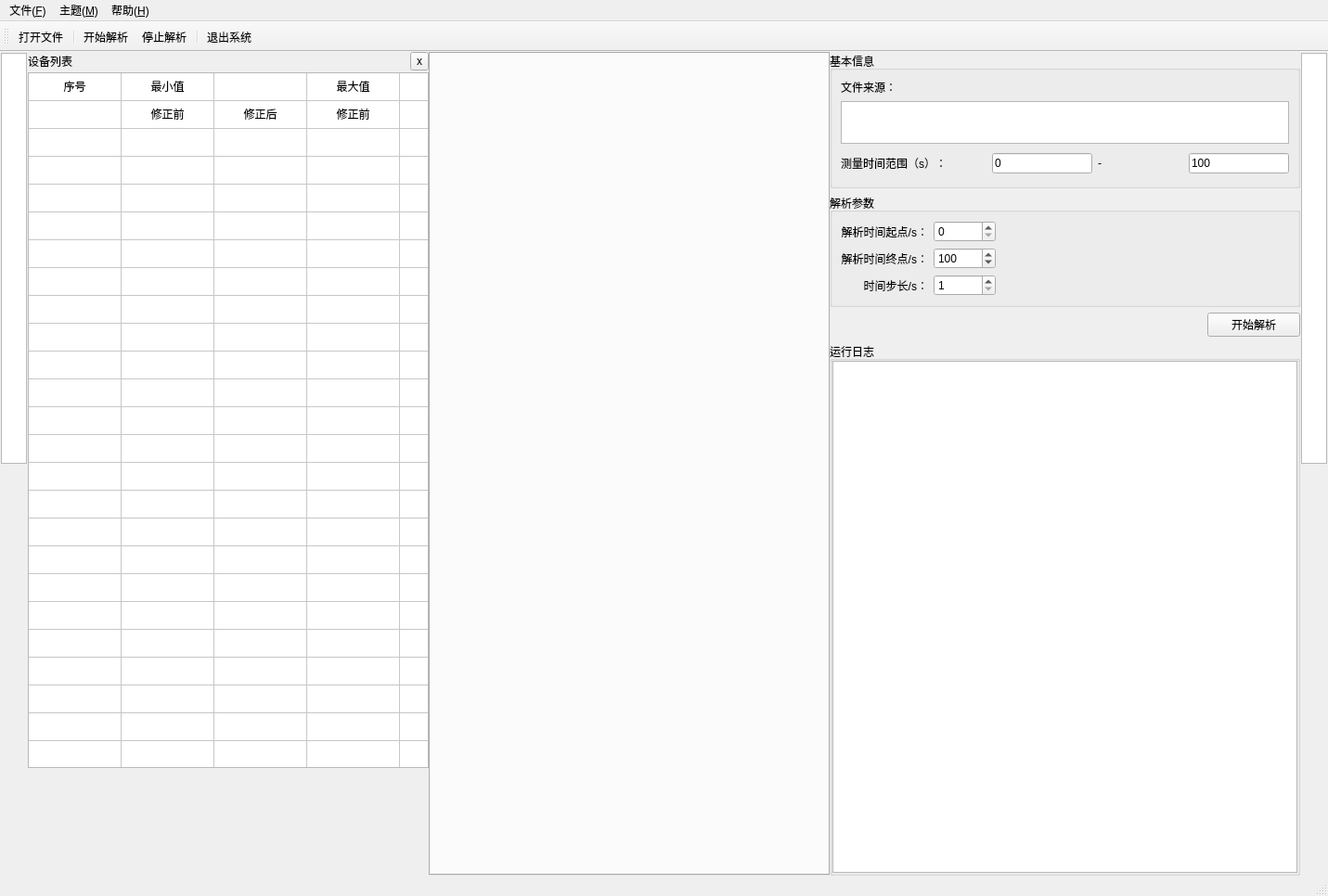
<?xml version="1.0" encoding="UTF-8"?>
<ui version="4.0">
 <class>CountRateStatisticsWindow</class>
 <widget class="QMainWindow" name="CountRateStatisticsWindow">
  <property name="geometry">
   <rect>
    <x>0</x>
    <y>0</y>
    <width>1431</width>
    <height>966</height>
   </rect>
  </property>
  <property name="windowTitle">
   <string>锆活化工程离线数据分析-计数率统计</string>
  </property>
  <widget class="QWidget" name="centralwidget">
   <layout class="QHBoxLayout" name="horizontalLayout_2">
    <property name="spacing">
     <number>0</number>
    </property>
    <property name="leftMargin">
     <number>0</number>
    </property>
    <property name="topMargin">
     <number>0</number>
    </property>
    <property name="rightMargin">
     <number>0</number>
    </property>
    <property name="bottomMargin">
     <number>0</number>
    </property>
    <item>
     <widget class="QWidget" name="leftSidewidget" native="true">
      <property name="sizePolicy">
       <sizepolicy hsizetype="Fixed" vsizetype="Expanding">
        <horstretch>0</horstretch>
        <verstretch>0</verstretch>
       </sizepolicy>
      </property>
      <property name="maximumSize">
       <size>
        <width>30</width>
        <height>16777215</height>
       </size>
      </property>
      <layout class="QVBoxLayout" name="verticalLayout">
       <property name="spacing">
        <number>1</number>
       </property>
       <property name="leftMargin">
        <number>1</number>
       </property>
       <property name="topMargin">
        <number>1</number>
       </property>
       <property name="rightMargin">
        <number>1</number>
       </property>
       <property name="bottomMargin">
        <number>1</number>
       </property>
       <item>
        <widget class="QGraphicsView" name="graphicsView">
         <property name="sizePolicy">
          <sizepolicy hsizetype="Expanding" vsizetype="Expanding">
           <horstretch>0</horstretch>
           <verstretch>0</verstretch>
          </sizepolicy>
         </property>
         <property name="alignment">
          <set>Qt::AlignLeading|Qt::AlignLeft|Qt::AlignTop</set>
         </property>
        </widget>
       </item>
       <item>
        <spacer name="verticalSpacer">
         <property name="orientation">
          <enum>Qt::Vertical</enum>
         </property>
         <property name="sizeHint" stdset="0">
          <size>
           <width>20</width>
           <height>40</height>
          </size>
         </property>
        </spacer>
       </item>
      </layout>
     </widget>
    </item>
    <item>
     <widget class="QStackedWidget" name="leftStackedWidget">
      <property name="sizePolicy">
       <sizepolicy hsizetype="Minimum" vsizetype="Preferred">
        <horstretch>0</horstretch>
        <verstretch>0</verstretch>
       </sizepolicy>
      </property>
      <property name="minimumSize">
       <size>
        <width>300</width>
        <height>0</height>
       </size>
      </property>
      <property name="currentIndex">
       <number>0</number>
      </property>
      <widget class="QWidget" name="detectorStatusWidget">
       <property name="sizePolicy">
        <sizepolicy hsizetype="Preferred" vsizetype="Preferred">
         <horstretch>0</horstretch>
         <verstretch>0</verstretch>
        </sizepolicy>
       </property>
       <layout class="QVBoxLayout" name="verticalLayout_5">
        <property name="spacing">
         <number>2</number>
        </property>
        <property name="leftMargin">
         <number>0</number>
        </property>
        <property name="topMargin">
         <number>0</number>
        </property>
        <property name="rightMargin">
         <number>0</number>
        </property>
        <property name="bottomMargin">
         <number>0</number>
        </property>
        <item>
         <layout class="QHBoxLayout" name="horizontalLayout_6">
          <item>
           <widget class="QLabel" name="label_4">
            <property name="sizePolicy">
             <sizepolicy hsizetype="Minimum" vsizetype="Preferred">
              <horstretch>0</horstretch>
              <verstretch>0</verstretch>
             </sizepolicy>
            </property>
            <property name="text">
             <string>设备列表</string>
            </property>
           </widget>
          </item>
          <item>
           <widget class="QToolButton" name="toolButton_closeDetectorStatusWidget">
            <property name="sizePolicy">
             <sizepolicy hsizetype="Fixed" vsizetype="Fixed">
              <horstretch>0</horstretch>
              <verstretch>0</verstretch>
             </sizepolicy>
            </property>
            <property name="maximumSize">
             <size>
              <width>20</width>
              <height>20</height>
             </size>
            </property>
            <property name="text">
             <string notr="true">x</string>
            </property>
            <property name="iconSize">
             <size>
              <width>16</width>
              <height>16</height>
             </size>
            </property>
           </widget>
          </item>
         </layout>
        </item>
        <item>
         <widget class="QTableWidget" name="tableWidget">
          <property name="sizePolicy">
           <sizepolicy hsizetype="Preferred" vsizetype="Expanding">
            <horstretch>0</horstretch>
            <verstretch>0</verstretch>
           </sizepolicy>
          </property>
          <property name="minimumSize">
           <size>
            <width>300</width>
            <height>750</height>
           </size>
          </property>
          <property name="verticalScrollBarPolicy">
           <enum>Qt::ScrollBarAlwaysOff</enum>
          </property>
          <property name="horizontalScrollBarPolicy">
           <enum>Qt::ScrollBarAlwaysOff</enum>
          </property>
          <property name="sizeAdjustPolicy">
           <enum>QAbstractScrollArea::AdjustIgnored</enum>
          </property>
          <property name="selectionMode">
           <enum>QAbstractItemView::ExtendedSelection</enum>
          </property>
          <property name="selectionBehavior">
           <enum>QAbstractItemView::SelectItems</enum>
          </property>
          <property name="showGrid">
           <bool>true</bool>
          </property>
          <property name="gridStyle">
           <enum>Qt::SolidLine</enum>
          </property>
          <attribute name="horizontalHeaderVisible">
           <bool>false</bool>
          </attribute>
          <attribute name="verticalHeaderVisible">
           <bool>false</bool>
          </attribute>
          <row>
           <property name="text">
            <string/>
           </property>
          </row>
          <row>
           <property name="text">
            <string/>
           </property>
          </row>
          <row>
           <property name="text">
            <string>谱仪#1</string>
           </property>
          </row>
          <row>
           <property name="text">
            <string>谱仪#2</string>
           </property>
          </row>
          <row>
           <property name="text">
            <string>谱仪#3</string>
           </property>
          </row>
          <row>
           <property name="text">
            <string>谱仪#4</string>
           </property>
          </row>
          <row>
           <property name="text">
            <string>谱仪#5</string>
           </property>
          </row>
          <row>
           <property name="text">
            <string>谱仪#6</string>
           </property>
          </row>
          <row>
           <property name="text">
            <string>谱仪#7</string>
           </property>
          </row>
          <row>
           <property name="text">
            <string>谱仪#8</string>
           </property>
          </row>
          <row>
           <property name="text">
            <string>谱仪#9</string>
           </property>
          </row>
          <row>
           <property name="text">
            <string>谱仪#10</string>
           </property>
          </row>
          <row>
           <property name="text">
            <string>谱仪#11</string>
           </property>
          </row>
          <row>
           <property name="text">
            <string>谱仪#12</string>
           </property>
          </row>
          <row>
           <property name="text">
            <string>谱仪#13</string>
           </property>
          </row>
          <row>
           <property name="text">
            <string>谱仪#14</string>
           </property>
          </row>
          <row>
           <property name="text">
            <string>谱仪#15</string>
           </property>
          </row>
          <row>
           <property name="text">
            <string>谱仪#16</string>
           </property>
          </row>
          <row>
           <property name="text">
            <string>谱仪#17</string>
           </property>
          </row>
          <row>
           <property name="text">
            <string>谱仪#18</string>
           </property>
          </row>
          <row>
           <property name="text">
            <string>谱仪#19</string>
           </property>
          </row>
          <row>
           <property name="text">
            <string>谱仪#20</string>
           </property>
          </row>
          <row>
           <property name="text">
            <string>谱仪#21</string>
           </property>
          </row>
          <row>
           <property name="text">
            <string>谱仪#22</string>
           </property>
          </row>
          <row>
           <property name="text">
            <string>谱仪#23</string>
           </property>
          </row>
          <row>
           <property name="text">
            <string>谱仪#24</string>
           </property>
          </row>
          <column>
           <property name="text">
            <string>序号</string>
           </property>
          </column>
          <column>
           <property name="text">
            <string>最小值/cps</string>
           </property>
          </column>
          <column>
           <property name="text">
            <string>最小值</string>
           </property>
          </column>
          <column>
           <property name="text">
            <string>最大值/cps</string>
           </property>
          </column>
          <column>
           <property name="text">
            <string>最大值</string>
           </property>
          </column>
          <column>
           <property name="text">
            <string>均值/cps</string>
           </property>
          </column>
          <column>
           <property name="text">
            <string>均值</string>
           </property>
          </column>
          <column>
           <property name="text">
            <string>最小值(%)</string>
           </property>
          </column>
          <column>
           <property name="text">
            <string>最大值(%)</string>
           </property>
          </column>
          <column>
           <property name="text">
            <string>均值(%)</string>
           </property>
          </column>
          <item row="0" column="0">
           <property name="text">
            <string>序号</string>
           </property>
           <property name="textAlignment">
            <set>AlignCenter</set>
           </property>
          </item>
          <item row="0" column="1">
           <property name="text">
            <string>最小值</string>
           </property>
           <property name="textAlignment">
            <set>AlignCenter</set>
           </property>
          </item>
          <item row="0" column="2">
           <property name="text">
            <string/>
           </property>
          </item>
          <item row="0" column="3">
           <property name="text">
            <string>最大值</string>
           </property>
           <property name="textAlignment">
            <set>AlignCenter</set>
           </property>
          </item>
          <item row="0" column="5">
           <property name="text">
            <string>均值</string>
           </property>
           <property name="textAlignment">
            <set>AlignCenter</set>
           </property>
          </item>
          <item row="1" column="0">
           <property name="text">
            <string/>
           </property>
          </item>
          <item row="1" column="1">
           <property name="text">
            <string>修正前</string>
           </property>
           <property name="textAlignment">
            <set>AlignCenter</set>
           </property>
          </item>
          <item row="1" column="2">
           <property name="text">
            <string>修正后</string>
           </property>
           <property name="textAlignment">
            <set>AlignCenter</set>
           </property>
          </item>
          <item row="1" column="3">
           <property name="text">
            <string>修正前</string>
           </property>
           <property name="textAlignment">
            <set>AlignCenter</set>
           </property>
          </item>
          <item row="1" column="4">
           <property name="text">
            <string>修正后</string>
           </property>
           <property name="textAlignment">
            <set>AlignCenter</set>
           </property>
          </item>
          <item row="1" column="5">
           <property name="text">
            <string>修正前</string>
           </property>
           <property name="textAlignment">
            <set>AlignCenter</set>
           </property>
          </item>
          <item row="1" column="6">
           <property name="text">
            <string>修正后</string>
           </property>
           <property name="textAlignment">
            <set>AlignCenter</set>
           </property>
          </item>
          <item row="1" column="7">
           <property name="text">
            <string>最小值</string>
           </property>
           <property name="textAlignment">
            <set>AlignCenter</set>
           </property>
          </item>
          <item row="1" column="8">
           <property name="text">
            <string>最大值</string>
           </property>
           <property name="textAlignment">
            <set>AlignCenter</set>
           </property>
          </item>
          <item row="1" column="9">
           <property name="text">
            <string>均值</string>
           </property>
           <property name="textAlignment">
            <set>AlignCenter</set>
           </property>
          </item>
          <item row="2" column="1">
           <property name="text">
            <string/>
           </property>
           <property name="textAlignment">
            <set>AlignCenter</set>
           </property>
           <property name="flags">
            <set>ItemIsSelectable|ItemIsDragEnabled|ItemIsDropEnabled|ItemIsUserCheckable|ItemIsEnabled</set>
           </property>
          </item>
          <item row="2" column="2">
           <property name="text">
            <string/>
           </property>
           <property name="textAlignment">
            <set>AlignCenter</set>
           </property>
          </item>
          <item row="3" column="1">
           <property name="text">
            <string/>
           </property>
           <property name="textAlignment">
            <set>AlignCenter</set>
           </property>
           <property name="flags">
            <set>ItemIsSelectable|ItemIsDragEnabled|ItemIsDropEnabled|ItemIsUserCheckable|ItemIsEnabled</set>
           </property>
          </item>
          <item row="3" column="2">
           <property name="text">
            <string/>
           </property>
           <property name="textAlignment">
            <set>AlignCenter</set>
           </property>
          </item>
         </widget>
        </item>
        <item>
         <spacer name="verticalSpacer_2">
          <property name="orientation">
           <enum>Qt::Vertical</enum>
          </property>
          <property name="sizeHint" stdset="0">
           <size>
            <width>20</width>
            <height>258</height>
           </size>
          </property>
         </spacer>
        </item>
       </layout>
      </widget>
     </widget>
    </item>
    <item>
     <widget class="QTabWidget" name="centralHboxTabWidget">
      <property name="minimumSize">
       <size>
        <width>300</width>
        <height>0</height>
       </size>
      </property>
      <property name="currentIndex">
       <number>0</number>
      </property>
      <property name="iconSize">
       <size>
        <width>16</width>
        <height>16</height>
       </size>
      </property>
      <property name="tabsClosable">
       <bool>false</bool>
      </property>
      <property name="tabBarAutoHide">
       <bool>true</bool>
      </property>
      <widget class="QWidget" name="leftHboxTabWidgetPage1">
       <attribute name="icon">
        <iconset resource="../3rdParty/resource/resource.qrc">
         <normaloff>:/line.png</normaloff>:/line.png</iconset>
       </attribute>
       <attribute name="title">
        <string>实验数据        </string>
       </attribute>
       <layout class="QGridLayout" name="gridLayout_3">
        <property name="leftMargin">
         <number>0</number>
        </property>
        <property name="topMargin">
         <number>0</number>
        </property>
        <property name="rightMargin">
         <number>0</number>
        </property>
        <property name="bottomMargin">
         <number>0</number>
        </property>
        <property name="spacing">
         <number>0</number>
        </property>
        <item row="0" column="0">
         <widget class="QStackedWidget" name="stackedWidget">
          <property name="currentIndex">
           <number>0</number>
          </property>
          <widget class="QWidget" name="spectroMeterPageInfoWidget">
           <layout class="QVBoxLayout" name="verticalLayout_3">
            <property name="spacing">
             <number>2</number>
            </property>
            <property name="leftMargin">
             <number>0</number>
            </property>
            <property name="topMargin">
             <number>0</number>
            </property>
            <property name="rightMargin">
             <number>0</number>
            </property>
            <property name="bottomMargin">
             <number>0</number>
            </property>
            <item>
             <widget class="QWidget" name="widget__plot" native="true">
              <property name="sizePolicy">
               <sizepolicy hsizetype="Preferred" vsizetype="Expanding">
                <horstretch>0</horstretch>
                <verstretch>0</verstretch>
               </sizepolicy>
              </property>
              <layout class="QHBoxLayout" name="horizontalLayout_12">
               <property name="leftMargin">
                <number>0</number>
               </property>
               <property name="topMargin">
                <number>0</number>
               </property>
               <property name="rightMargin">
                <number>0</number>
               </property>
               <property name="bottomMargin">
                <number>0</number>
               </property>
               <item>
                <widget class="QWidget" name="spectorMeterWidget1" native="true">
                 <layout class="QVBoxLayout" name="verticalLayout_11">
                  <property name="spacing">
                   <number>1</number>
                  </property>
                  <property name="leftMargin">
                   <number>0</number>
                  </property>
                  <property name="topMargin">
                   <number>0</number>
                  </property>
                  <property name="rightMargin">
                   <number>0</number>
                  </property>
                  <property name="bottomMargin">
                   <number>0</number>
                  </property>
                  <item>
                   <widget class="QCustomPlot" name="spectorMeter" native="true"/>
                  </item>
                 </layout>
                </widget>
               </item>
              </layout>
             </widget>
            </item>
           </layout>
          </widget>
         </widget>
        </item>
       </layout>
      </widget>
     </widget>
    </item>
    <item>
     <widget class="QWidget" name="rightVboxWidget" native="true">
      <property name="minimumSize">
       <size>
        <width>300</width>
        <height>0</height>
       </size>
      </property>
      <layout class="QHBoxLayout" name="horizontalLayout_16">
       <property name="spacing">
        <number>0</number>
       </property>
       <property name="leftMargin">
        <number>0</number>
       </property>
       <property name="topMargin">
        <number>0</number>
       </property>
       <property name="rightMargin">
        <number>0</number>
       </property>
       <property name="bottomMargin">
        <number>0</number>
       </property>
       <item>
        <widget class="QWidget" name="labParametersWidget" native="true">
         <property name="sizePolicy">
          <sizepolicy hsizetype="Fixed" vsizetype="Preferred">
           <horstretch>0</horstretch>
           <verstretch>0</verstretch>
          </sizepolicy>
         </property>
         <layout class="QVBoxLayout" name="verticalLayout_4">
          <property name="leftMargin">
           <number>0</number>
          </property>
          <property name="topMargin">
           <number>0</number>
          </property>
          <property name="rightMargin">
           <number>0</number>
          </property>
          <property name="bottomMargin">
           <number>0</number>
          </property>
          <item>
           <widget class="QGroupBox" name="groupBox_2">
            <property name="sizePolicy">
             <sizepolicy hsizetype="Preferred" vsizetype="Minimum">
              <horstretch>0</horstretch>
              <verstretch>0</verstretch>
             </sizepolicy>
            </property>
            <property name="title">
             <string>基本信息</string>
            </property>
            <layout class="QVBoxLayout" name="verticalLayout_6">
             <item>
              <widget class="QLabel" name="label_5">
               <property name="text">
                <string>文件来源：</string>
               </property>
              </widget>
             </item>
             <item>
              <widget class="QTextBrowser" name="textBrowser_filepath">
               <property name="sizePolicy">
                <sizepolicy hsizetype="Preferred" vsizetype="Minimum">
                 <horstretch>0</horstretch>
                 <verstretch>0</verstretch>
                </sizepolicy>
               </property>
               <property name="minimumSize">
                <size>
                 <width>0</width>
                 <height>30</height>
                </size>
               </property>
               <property name="maximumSize">
                <size>
                 <width>16777215</width>
                 <height>46</height>
                </size>
               </property>
               <property name="verticalScrollBarPolicy">
                <enum>Qt::ScrollBarAlwaysOff</enum>
               </property>
               <property name="readOnly">
                <bool>true</bool>
               </property>
              </widget>
             </item>
             <item>
              <widget class="QWidget" name="widget_4" native="true">
               <property name="minimumSize">
                <size>
                 <width>0</width>
                 <height>30</height>
                </size>
               </property>
               <layout class="QHBoxLayout" name="horizontalLayout">
                <property name="leftMargin">
                 <number>0</number>
                </property>
                <property name="topMargin">
                 <number>0</number>
                </property>
                <property name="rightMargin">
                 <number>0</number>
                </property>
                <property name="bottomMargin">
                 <number>0</number>
                </property>
                <item>
                 <widget class="QLabel" name="label_7">
                  <property name="minimumSize">
                   <size>
                    <width>157</width>
                    <height>0</height>
                   </size>
                  </property>
                  <property name="text">
                   <string>测量时间范围（s）：</string>
                  </property>
                  <property name="alignment">
                   <set>Qt::AlignLeading|Qt::AlignLeft|Qt::AlignVCenter</set>
                  </property>
                 </widget>
                </item>
                <item>
                 <widget class="QLineEdit" name="line_measure_startT">
                  <property name="enabled">
                   <bool>true</bool>
                  </property>
                  <property name="sizePolicy">
                   <sizepolicy hsizetype="Minimum" vsizetype="Fixed">
                    <horstretch>0</horstretch>
                    <verstretch>0</verstretch>
                   </sizepolicy>
                  </property>
                  <property name="minimumSize">
                   <size>
                    <width>40</width>
                    <height>0</height>
                   </size>
                  </property>
                  <property name="text">
                   <string>0</string>
                  </property>
                  <property name="readOnly">
                   <bool>true</bool>
                  </property>
                 </widget>
                </item>
                <item>
                 <widget class="QLabel" name="label_9">
                  <property name="text">
                   <string>-</string>
                  </property>
                 </widget>
                </item>
                <item>
                 <widget class="QLineEdit" name="line_measure_endT">
                  <property name="enabled">
                   <bool>true</bool>
                  </property>
                  <property name="sizePolicy">
                   <sizepolicy hsizetype="Minimum" vsizetype="Fixed">
                    <horstretch>0</horstretch>
                    <verstretch>0</verstretch>
                   </sizepolicy>
                  </property>
                  <property name="minimumSize">
                   <size>
                    <width>40</width>
                    <height>0</height>
                   </size>
                  </property>
                  <property name="text">
                   <string>100</string>
                  </property>
                  <property name="readOnly">
                   <bool>true</bool>
                  </property>
                 </widget>
                </item>
               </layout>
              </widget>
             </item>
            </layout>
           </widget>
          </item>
          <item>
           <widget class="QGroupBox" name="groupBox_4">
            <property name="title">
             <string>解析参数</string>
            </property>
            <layout class="QGridLayout" name="gridLayout_4">
             <item row="1" column="1" rowspan="2">
              <widget class="QSpinBox" name="spinBox_timeEnd">
               <property name="minimumSize">
                <size>
                 <width>50</width>
                 <height>0</height>
                </size>
               </property>
               <property name="maximum">
                <number>999999</number>
               </property>
               <property name="value">
                <number>100</number>
               </property>
              </widget>
             </item>
             <item row="0" column="2" rowspan="2">
              <spacer name="horizontalSpacer_2">
               <property name="orientation">
                <enum>Qt::Horizontal</enum>
               </property>
               <property name="sizeHint" stdset="0">
                <size>
                 <width>316</width>
                 <height>20</height>
                </size>
               </property>
              </spacer>
             </item>
             <item row="1" column="0" rowspan="2">
              <widget class="QLabel" name="label_8">
               <property name="text">
                <string>解析时间终点/s：</string>
               </property>
               <property name="alignment">
                <set>Qt::AlignRight|Qt::AlignTrailing|Qt::AlignVCenter</set>
               </property>
              </widget>
             </item>
             <item row="0" column="1">
              <widget class="QSpinBox" name="spinBox_timeStart">
               <property name="minimumSize">
                <size>
                 <width>50</width>
                 <height>0</height>
                </size>
               </property>
              </widget>
             </item>
             <item row="2" column="2">
              <spacer name="horizontalSpacer_5">
               <property name="orientation">
                <enum>Qt::Horizontal</enum>
               </property>
               <property name="sizeHint" stdset="0">
                <size>
                 <width>316</width>
                 <height>20</height>
                </size>
               </property>
              </spacer>
             </item>
             <item row="0" column="0">
              <widget class="QLabel" name="label_6">
               <property name="text">
                <string>解析时间起点/s：</string>
               </property>
               <property name="alignment">
                <set>Qt::AlignRight|Qt::AlignTrailing|Qt::AlignVCenter</set>
               </property>
              </widget>
             </item>
             <item row="3" column="0">
              <widget class="QLabel" name="label">
               <property name="text">
                <string>时间步长/s：</string>
               </property>
               <property name="alignment">
                <set>Qt::AlignRight|Qt::AlignTrailing|Qt::AlignVCenter</set>
               </property>
              </widget>
             </item>
             <item row="3" column="1">
              <widget class="QSpinBox" name="spinBox">
               <property name="minimum">
                <number>1</number>
               </property>
               <property name="maximum">
                <number>9999</number>
               </property>
              </widget>
             </item>
            </layout>
           </widget>
          </item>
          <item>
           <widget class="QWidget" name="widget_6" native="true">
            <property name="minimumSize">
             <size>
              <width>0</width>
              <height>23</height>
             </size>
            </property>
            <layout class="QHBoxLayout" name="horizontalLayout_5">
             <property name="leftMargin">
              <number>5</number>
             </property>
             <property name="topMargin">
              <number>0</number>
             </property>
             <property name="rightMargin">
              <number>0</number>
             </property>
             <property name="bottomMargin">
              <number>0</number>
             </property>
             <item>
              <spacer name="horizontalSpacer_4">
               <property name="orientation">
                <enum>Qt::Horizontal</enum>
               </property>
               <property name="sizeHint" stdset="0">
                <size>
                 <width>255</width>
                 <height>20</height>
                </size>
               </property>
              </spacer>
             </item>
             <item>
              <widget class="QPushButton" name="pushButton_start">
               <property name="enabled">
                <bool>true</bool>
               </property>
               <property name="minimumSize">
                <size>
                 <width>100</width>
                 <height>23</height>
                </size>
               </property>
               <property name="text">
                <string>开始解析</string>
               </property>
               <property name="icon">
                <iconset>
                 <normaloff>:/resource/analyze.png</normaloff>:/resource/analyze.png</iconset>
               </property>
               <property name="checkable">
                <bool>false</bool>
               </property>
              </widget>
             </item>
            </layout>
           </widget>
          </item>
          <item>
           <widget class="QGroupBox" name="logGroupBox">
            <property name="title">
             <string>运行日志</string>
            </property>
            <layout class="QVBoxLayout" name="verticalLayout_2">
             <property name="spacing">
              <number>0</number>
             </property>
             <property name="leftMargin">
              <number>0</number>
             </property>
             <property name="topMargin">
              <number>0</number>
             </property>
             <property name="rightMargin">
              <number>0</number>
             </property>
             <property name="bottomMargin">
              <number>0</number>
             </property>
             <item>
              <widget class="QTextEdit" name="textEdit_log">
               <property name="enabled">
                <bool>true</bool>
               </property>
               <property name="readOnly">
                <bool>true</bool>
               </property>
              </widget>
             </item>
             <item>
              <widget class="QWidget" name="widget_2" native="true">
               <layout class="QVBoxLayout" name="verticalLayout_14">
                <property name="leftMargin">
                 <number>0</number>
                </property>
                <property name="topMargin">
                 <number>0</number>
                </property>
                <property name="rightMargin">
                 <number>0</number>
                </property>
                <property name="bottomMargin">
                 <number>0</number>
                </property>
               </layout>
              </widget>
             </item>
            </layout>
           </widget>
          </item>
         </layout>
        </widget>
       </item>
      </layout>
     </widget>
    </item>
    <item>
     <widget class="QWidget" name="rightSidewidget" native="true">
      <property name="sizePolicy">
       <sizepolicy hsizetype="Preferred" vsizetype="Preferred">
        <horstretch>0</horstretch>
        <verstretch>0</verstretch>
       </sizepolicy>
      </property>
      <property name="maximumSize">
       <size>
        <width>30</width>
        <height>16777215</height>
       </size>
      </property>
      <layout class="QVBoxLayout" name="verticalLayout_10">
       <property name="spacing">
        <number>1</number>
       </property>
       <property name="leftMargin">
        <number>1</number>
       </property>
       <property name="topMargin">
        <number>1</number>
       </property>
       <property name="rightMargin">
        <number>1</number>
       </property>
       <property name="bottomMargin">
        <number>1</number>
       </property>
       <item>
        <widget class="QGraphicsView" name="rightGraphicsView">
         <property name="sizePolicy">
          <sizepolicy hsizetype="Expanding" vsizetype="Expanding">
           <horstretch>0</horstretch>
           <verstretch>0</verstretch>
          </sizepolicy>
         </property>
         <property name="alignment">
          <set>Qt::AlignLeading|Qt::AlignLeft|Qt::AlignTop</set>
         </property>
        </widget>
       </item>
       <item>
        <spacer name="verticalSpacer_4">
         <property name="orientation">
          <enum>Qt::Vertical</enum>
         </property>
         <property name="sizeHint" stdset="0">
          <size>
           <width>20</width>
           <height>40</height>
          </size>
         </property>
        </spacer>
       </item>
      </layout>
     </widget>
    </item>
   </layout>
  </widget>
  <widget class="QMenuBar" name="menubar">
   <property name="geometry">
    <rect>
     <x>0</x>
     <y>0</y>
     <width>1431</width>
     <height>22</height>
    </rect>
   </property>
   <widget class="QMenu" name="menu_File">
    <property name="title">
     <string>文件(&amp;F)</string>
    </property>
    <addaction name="action_open"/>
    <addaction name="separator"/>
    <addaction name="action_exit"/>
   </widget>
   <widget class="QMenu" name="menu_help">
    <property name="title">
     <string>帮助(&amp;H)</string>
    </property>
    <addaction name="action_about"/>
    <addaction name="action_aboutQt"/>
   </widget>
   <widget class="QMenu" name="menu_theme">
    <property name="title">
     <string>主题(&amp;M)</string>
    </property>
    <addaction name="action_lightTheme"/>
    <addaction name="action_darkTheme"/>
    <addaction name="separator"/>
    <addaction name="action_colorTheme"/>
   </widget>
   <addaction name="menu_File"/>
   <addaction name="menu_theme"/>
   <addaction name="menu_help"/>
  </widget>
  <widget class="QStatusBar" name="statusbar"/>
  <widget class="QToolBar" name="toolBar">
   <property name="windowTitle">
    <string>toolBar</string>
   </property>
   <property name="iconSize">
    <size>
     <width>36</width>
     <height>36</height>
    </size>
   </property>
   <property name="toolButtonStyle">
    <enum>Qt::ToolButtonTextUnderIcon</enum>
   </property>
   <attribute name="toolBarArea">
    <enum>TopToolBarArea</enum>
   </attribute>
   <attribute name="toolBarBreak">
    <bool>false</bool>
   </attribute>
   <addaction name="action_open"/>
   <addaction name="separator"/>
   <addaction name="action_startMeasure"/>
   <addaction name="action_stopMeasure"/>
   <addaction name="separator"/>
   <addaction name="action_exit"/>
  </widget>
  <action name="action_open">
   <property name="icon">
    <iconset resource="../3rdParty/resource/resource.qrc">
     <normaloff>:/open.png</normaloff>:/open.png</iconset>
   </property>
   <property name="text">
    <string>打开文件(&amp;O)...</string>
   </property>
   <property name="iconText">
    <string>打开文件</string>
   </property>
   <property name="toolTip">
    <string>打开文件</string>
   </property>
   <property name="shortcut">
    <string>Ctrl+O</string>
   </property>
   <property name="menuRole">
    <enum>QAction::NoRole</enum>
   </property>
  </action>
  <action name="action_exit">
   <property name="icon">
    <iconset resource="../3rdParty/resource/resource.qrc">
     <normaloff>:/exit.png</normaloff>:/exit.png</iconset>
   </property>
   <property name="text">
    <string>退出系统(&amp;X)</string>
   </property>
   <property name="iconText">
    <string>退出系统</string>
   </property>
   <property name="toolTip">
    <string>退出系统</string>
   </property>
   <property name="shortcut">
    <string>Ctrl+Q</string>
   </property>
   <property name="menuRole">
    <enum>QAction::NoRole</enum>
   </property>
  </action>
  <action name="action_about">
   <property name="icon">
    <iconset resource="../3rdParty/resource/resource.qrc">
     <normaloff>:/logo.png</normaloff>:/logo.png</iconset>
   </property>
   <property name="text">
    <string>关于</string>
   </property>
   <property name="iconText">
    <string>关于</string>
   </property>
   <property name="toolTip">
    <string>关于 ZrActivationPro</string>
   </property>
   <property name="menuRole">
    <enum>QAction::NoRole</enum>
   </property>
  </action>
  <action name="action_startMeasure">
   <property name="icon">
    <iconset resource="../3rdParty/resource/resource.qrc">
     <normaloff>:/work-on.png</normaloff>:/work-on.png</iconset>
   </property>
   <property name="text">
    <string>开始解析</string>
   </property>
   <property name="toolTip">
    <string>开始解析</string>
   </property>
   <property name="menuRole">
    <enum>QAction::NoRole</enum>
   </property>
  </action>
  <action name="action_stopMeasure">
   <property name="icon">
    <iconset resource="../3rdParty/resource/resource.qrc">
     <normaloff>:/work-off.png</normaloff>:/work-off.png</iconset>
   </property>
   <property name="text">
    <string>停止解析</string>
   </property>
   <property name="toolTip">
    <string>停止解析</string>
   </property>
   <property name="menuRole">
    <enum>QAction::NoRole</enum>
   </property>
  </action>
  <action name="action_lightTheme">
   <property name="checkable">
    <bool>true</bool>
   </property>
   <property name="text">
    <string>明亮(&amp;L)</string>
   </property>
   <property name="toolTip">
    <string>切换到明亮主题</string>
   </property>
   <property name="shortcut">
    <string>Ctrl+Alt+L</string>
   </property>
  </action>
  <action name="action_darkTheme">
   <property name="checkable">
    <bool>true</bool>
   </property>
   <property name="text">
    <string>暗黑(&amp;D)</string>
   </property>
   <property name="toolTip">
    <string>切换到暗黑主题</string>
   </property>
   <property name="shortcut">
    <string>Ctrl+Alt+D</string>
   </property>
  </action>
  <action name="action_colorTheme">
   <property name="checkable">
    <bool>false</bool>
   </property>
   <property name="text">
    <string>主题颜色(&amp;C)</string>
   </property>
   <property name="toolTip">
    <string>设置主题颜色，取消设置默认值</string>
   </property>
   <property name="shortcut">
    <string>Ctrl+Alt+C</string>
   </property>
  </action>
  <action name="action_aboutQt">
   <property name="icon">
    <iconset resource="../3rdParty/resource/resource.qrc">
     <normaloff>:/aboutqt.png</normaloff>:/aboutqt.png</iconset>
   </property>
   <property name="text">
    <string>关于Qt</string>
   </property>
  </action>
 </widget>
 <customwidgets>
  <customwidget>
   <class>QCustomPlot</class>
   <extends>QWidget</extends>
   <header>qcustomplot.h</header>
   <container>1</container>
  </customwidget>
 </customwidgets>
 <resources>
  <include location="../3rdParty/resource/resource.qrc"/>
  <include location="../3rdParty/resource/resource.qrc"/>
 </resources>
 <connections>
  <connection>
   <sender>pushButton_start</sender>
   <signal>clicked()</signal>
   <receiver>action_startMeasure</receiver>
   <slot>trigger()</slot>
   <hints>
    <hint type="sourcelabel">
     <x>1341</x>
     <y>373</y>
    </hint>
    <hint type="destinationlabel">
     <x>-1</x>
     <y>-1</y>
    </hint>
   </hints>
  </connection>
 </connections>
</ui>
